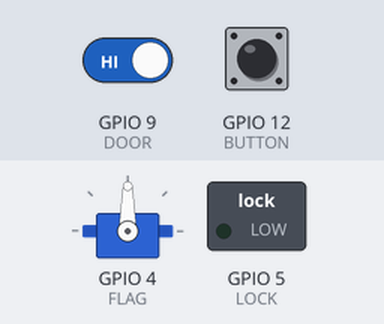
The sketch below on a simulated ESP8266 (NodeMCU). Shown: servo, switched loads named in the sketch (green lamp = pin HIGH). The inputs (shaded band) are chosen by the test bench; at power-on: GPIO 12 (BUTTON) LOW, GPIO 9 (DOOR) HIGH. WiFi joins after 1.5 s; servers stay silent unless stated; no MQTT or app messages arrive unless stated; what the sketch prints to the serial monitor is not drawn.

Above: at 2.7 s.
2.8 s: GPIO 12 (BUTTON) pulled HIGH for 0.15 s
At 4.0 s:
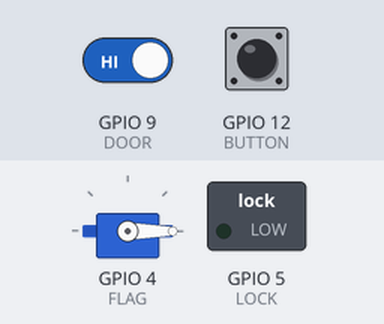
7.4 s: GPIO 12 (BUTTON) pulled HIGH for 1 s
At 8.7 s:
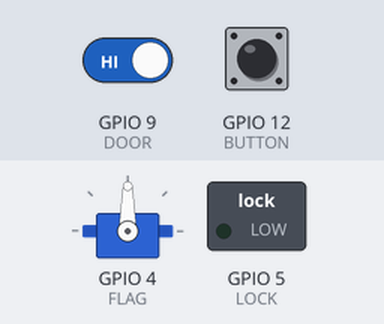
9.9 s: GPIO 12 (BUTTON) pulled HIGH for 3.2 s
At 13.4 s:
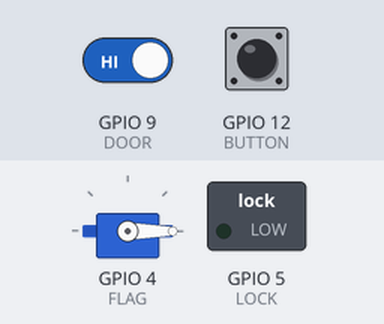
Timing chart, 0 to 14.9 s (numbered marks = the images above; inputs shaded):
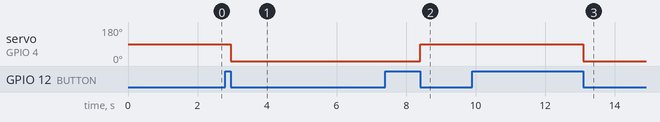

Measured:
- after the input at 2.8 s, servo on GPIO 4 (FLAG): 90° → 0° after 0.15 s
- after the input at 7.4 s, servo on GPIO 4 (FLAG): 0° → 90° after 1.0 s
- after the input at 9.9 s, servo on GPIO 4 (FLAG): 90° → 0° after 3.2 s

The sketch:

smartMailboxArduino.ino
```cpp
// Libraries
#include <ESP8266WiFi.h>
#include <PubSubClient.h>
#include <Servo.h>
#include <DHT.h>

// WiFi/MQTT parameters
#define WLAN_SSID       "FILL THIS IN"
#define WLAN_PASS       "FILL THIS IN"
#define BROKER_IP       "FILL THIS IN"

// Used pins
#define LOCK 5
#define DOOR 9
#define FLAG 4
#define DHTPIN 13
#define BUTTON 12

// Declare sensor variables, states, and time counter
bool lockState = false;
int doorState; //1 for open, 0 for closed
bool notificationSent = false;
Servo flagServo;
bool flagUp = true;
bool buttonstate;
bool completeClick = false;
DHT dht(DHTPIN, DHT11);
int timeSent = 0;

// WiFi/MQTT clients
WiFiClient client;
PubSubClient mqttclient(client);

// Function called when received message of subscribed topic
void callback (char* topic, byte* payload, unsigned int length) {
  Serial.write(payload, length);

  // add null terminator to byte payload so we can treat it as a string
  payload[length] = '\0';

  // locking and unlocking the door
  if (strcmp(topic, "/arduino/lock") == 0){
     Serial.print("\n");
     if (strcmp((char *)payload, "lock") == 0){
        lockState = true;
        digitalWrite(LOCK, HIGH);
        delay(1500);  // delay further computation to help prevent false misreadings on magnetic door sensor
     } else if (strcmp((char *)payload, "unlock") == 0){
        lockState = false;
        digitalWrite(LOCK, LOW);
        delay(1500);  // delay further computation to help prevent false misreadings on magnetic door sensor
     }
  }
  // raising and lower the flag
  else if (strcmp(topic, "/arduino/flag") == 0) {
     Serial.print("\n");
     if (strcmp((char *)payload, "up") == 0){
        flagServo.write(90);
        flagUp = true;
     } else if (strcmp((char *)payload, "down") == 0){
        flagServo.write(0);
        flagUp = false;
     }
  }
  // requesting an on-demand temperature and humidity reading
  else if (strcmp(topic, "/arduino/get_dht") == 0) {
     Serial.print("get_dht\n");
     sendDHTdata();
  }
}

// Setup the ESP8266 with this function
void setup() {
  Serial.begin(115200);

  // connect to wifi
  WiFi.mode(WIFI_STA);
  WiFi.begin(WLAN_SSID, WLAN_PASS);
  while (WiFi.status() != WL_CONNECTED) {
    delay(500);
    Serial.print(F("."));
  }

  Serial.println(F("WiFi connected"));
  Serial.println(F("IP address: "));
  Serial.println(WiFi.localIP());

  // connect to mqtt server
  mqttclient.setServer(BROKER_IP, 1883);
  mqttclient.setCallback(callback);
  connect();

  // setup the sensors
  pinMode(LOCK, OUTPUT);
  pinMode(DOOR, INPUT_PULLUP);
  pinMode(BUTTON, INPUT);
  flagServo.attach(FLAG);
  dht.begin();
}

// Loop function that handles incoming and outgoing MQTT messages
void loop() {
  if (!mqttclient.connected()) {
    connect();
  }

  // send MQTT message once every time the door is opened
  // check to see if the door is unlocked, because locking the door actuator may cause accidental false misreadings of magnetic sensor
  doorState = digitalRead(DOOR);
  if (doorState == HIGH && notificationSent == false) {// && lockState == false){
    //send notification that door opened
    Serial.print("door opened\n");
    mqttclient.publish("/arduino/door", "Door opened.");
    delay(200);
    notificationSent = true;
  }
  else if(doorState == LOW) {
    notificationSent = false;
  }

  // check to see if button was pushed to lower/raise flag manually
  buttonstate = digitalRead(BUTTON);
  if (buttonstate and not completeClick){
    completeClick = true;
  }
  if (not buttonstate and completeClick){
    completeClick = false;
    if(flagUp) {
      flagServo.write(0);
      flagUp = false;
    }
    else {
      flagServo.write(90);
      flagUp = true;
    }
  }

  // send the temperature and humidity every 5 minutes
  if (millis() - timeSent > 300000) {
    Serial.print("send_dht\n");
    sendDHTdata();
    timeSent = millis();
  }

  mqttclient.loop();
}

// Function to read temperature and humidity and publish data to broker (used more than once)
void sendDHTdata() {

  String h = String(dht.readHumidity());
  String t = String(dht.readTemperature());

  String message = "{\"humidity\": " + h + ", \"temperature\": " + t + "}";
  char messageArr[message.length()+1];
  message.toCharArray(messageArr, message.length()+1);
  messageArr[message.length()+1] = '\0';

  mqttclient.publish("/arduino/dht", messageArr);
}

// Connect to MQTT function
void connect() {
  while (WiFi.status() != WL_CONNECTED) {
    Serial.println(F("Wifi issue"));
    delay(3000);
  }
  Serial.print(F("Connecting to MQTT server... "));
  while(!mqttclient.connected()) {
    if (mqttclient.connect(WiFi.macAddress().c_str())) {
      Serial.println(F("MQTT server Connected!"));
      //subscribed to topics for the door lock and the flag
      mqttclient.subscribe("/arduino/flag");
      mqttclient.subscribe("/arduino/lock");
      mqttclient.subscribe("/arduino/get_dht");
    } else {
      Serial.print(F("MQTT server connection failed! rc="));
      Serial.print(mqttclient.state());
      Serial.println("try again in 10 seconds");
      // Wait 5 seconds before retrying
      delay(20000);
    }
  }
}
```
